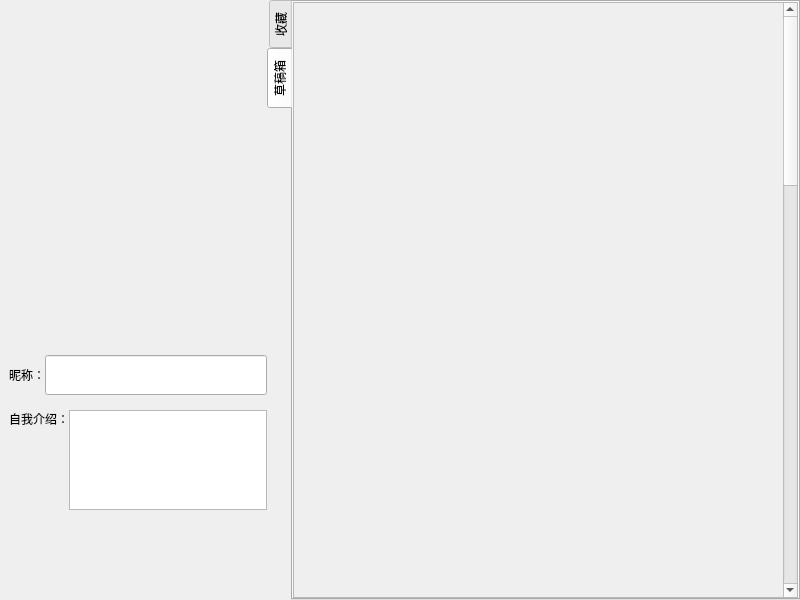
<?xml version="1.0" encoding="UTF-8"?>
<ui version="4.0">
 <class>myStoreWindow</class>
 <widget class="QMainWindow" name="myStoreWindow">
  <property name="geometry">
   <rect>
    <x>0</x>
    <y>0</y>
    <width>800</width>
    <height>600</height>
   </rect>
  </property>
  <property name="windowTitle">
   <string>MainWindow</string>
  </property>
  <widget class="QWidget" name="centralwidget">
   <layout class="QHBoxLayout" name="horizontalLayout" stretch="3,6">
    <property name="spacing">
     <number>0</number>
    </property>
    <property name="leftMargin">
     <number>0</number>
    </property>
    <property name="topMargin">
     <number>0</number>
    </property>
    <property name="rightMargin">
     <number>0</number>
    </property>
    <property name="bottomMargin">
     <number>0</number>
    </property>
    <item>
     <widget class="QWidget" name="widget" native="true">
      <layout class="QGridLayout" name="gridLayout_3" rowstretch="2,3,2,1,1,2" columnstretch="1,4,1">
       <property name="topMargin">
        <number>0</number>
       </property>
       <property name="rightMargin">
        <number>0</number>
       </property>
       <property name="bottomMargin">
        <number>0</number>
       </property>
       <property name="spacing">
        <number>0</number>
       </property>
       <item row="1" column="1">
        <widget class="QWidget" name="avatar_area" native="true"/>
       </item>
       <item row="0" column="1">
        <spacer name="verticalSpacer_2">
         <property name="orientation">
          <enum>Qt::Vertical</enum>
         </property>
         <property name="sizeType">
          <enum>QSizePolicy::Preferred</enum>
         </property>
         <property name="sizeHint" stdset="0">
          <size>
           <width>20</width>
           <height>40</height>
          </size>
         </property>
        </spacer>
       </item>
       <item row="2" column="1">
        <spacer name="verticalSpacer">
         <property name="orientation">
          <enum>Qt::Vertical</enum>
         </property>
         <property name="sizeType">
          <enum>QSizePolicy::Preferred</enum>
         </property>
         <property name="sizeHint" stdset="0">
          <size>
           <width>20</width>
           <height>40</height>
          </size>
         </property>
        </spacer>
       </item>
       <item row="5" column="1">
        <spacer name="verticalSpacer_3">
         <property name="orientation">
          <enum>Qt::Vertical</enum>
         </property>
         <property name="sizeType">
          <enum>QSizePolicy::Preferred</enum>
         </property>
         <property name="sizeHint" stdset="0">
          <size>
           <width>20</width>
           <height>40</height>
          </size>
         </property>
        </spacer>
       </item>
       <item row="1" column="2">
        <spacer name="horizontalSpacer">
         <property name="orientation">
          <enum>Qt::Horizontal</enum>
         </property>
         <property name="sizeHint" stdset="0">
          <size>
           <width>50</width>
           <height>20</height>
          </size>
         </property>
        </spacer>
       </item>
       <item row="1" column="0">
        <spacer name="horizontalSpacer_2">
         <property name="orientation">
          <enum>Qt::Horizontal</enum>
         </property>
         <property name="sizeHint" stdset="0">
          <size>
           <width>50</width>
           <height>20</height>
          </size>
         </property>
        </spacer>
       </item>
       <item row="3" column="0" colspan="3">
        <widget class="QWidget" name="name" native="true">
         <property name="minimumSize">
          <size>
           <width>200</width>
           <height>50</height>
          </size>
         </property>
         <property name="maximumSize">
          <size>
           <width>700</width>
           <height>100</height>
          </size>
         </property>
         <layout class="QHBoxLayout" name="horizontalLayout_2" stretch="0,0">
          <property name="spacing">
           <number>0</number>
          </property>
          <property name="leftMargin">
           <number>0</number>
          </property>
          <property name="topMargin">
           <number>0</number>
          </property>
          <property name="rightMargin">
           <number>0</number>
          </property>
          <property name="bottomMargin">
           <number>0</number>
          </property>
          <item>
           <widget class="QLabel" name="label">
            <property name="text">
             <string>昵称：</string>
            </property>
           </widget>
          </item>
          <item>
           <widget class="QLineEdit" name="name_edit">
            <property name="minimumSize">
             <size>
              <width>0</width>
              <height>40</height>
             </size>
            </property>
           </widget>
          </item>
         </layout>
        </widget>
       </item>
       <item row="4" column="0" colspan="3">
        <widget class="QWidget" name="introduction" native="true">
         <property name="minimumSize">
          <size>
           <width>0</width>
           <height>100</height>
          </size>
         </property>
         <property name="maximumSize">
          <size>
           <width>700</width>
           <height>80</height>
          </size>
         </property>
         <layout class="QHBoxLayout" name="horizontalLayout_3">
          <property name="spacing">
           <number>0</number>
          </property>
          <property name="leftMargin">
           <number>0</number>
          </property>
          <property name="topMargin">
           <number>0</number>
          </property>
          <property name="rightMargin">
           <number>0</number>
          </property>
          <property name="bottomMargin">
           <number>0</number>
          </property>
          <item alignment="Qt::AlignTop">
           <widget class="QLabel" name="label_2">
            <property name="text">
             <string>自我介绍：</string>
            </property>
           </widget>
          </item>
          <item>
           <widget class="QPlainTextEdit" name="intro_edit">
            <property name="minimumSize">
             <size>
              <width>0</width>
              <height>100</height>
             </size>
            </property>
           </widget>
          </item>
         </layout>
        </widget>
       </item>
      </layout>
     </widget>
    </item>
    <item>
     <widget class="QTabWidget" name="tabWidget">
      <property name="tabPosition">
       <enum>QTabWidget::West</enum>
      </property>
      <property name="currentIndex">
       <number>1</number>
      </property>
      <property name="movable">
       <bool>false</bool>
      </property>
      <widget class="QWidget" name="collections">
       <attribute name="title">
        <string>收藏</string>
       </attribute>
       <layout class="QGridLayout" name="gridLayout">
        <property name="leftMargin">
         <number>0</number>
        </property>
        <property name="topMargin">
         <number>0</number>
        </property>
        <property name="rightMargin">
         <number>0</number>
        </property>
        <property name="bottomMargin">
         <number>0</number>
        </property>
        <property name="horizontalSpacing">
         <number>0</number>
        </property>
        <item row="0" column="0">
         <widget class="QScrollArea" name="scrollArea">
          <property name="widgetResizable">
           <bool>true</bool>
          </property>
          <widget class="QWidget" name="collection_list">
           <property name="geometry">
            <rect>
             <x>0</x>
             <y>0</y>
             <width>490</width>
             <height>2000</height>
            </rect>
           </property>
           <property name="sizePolicy">
            <sizepolicy hsizetype="Preferred" vsizetype="Fixed">
             <horstretch>0</horstretch>
             <verstretch>0</verstretch>
            </sizepolicy>
           </property>
           <property name="minimumSize">
            <size>
             <width>0</width>
             <height>2000</height>
            </size>
           </property>
          </widget>
         </widget>
        </item>
       </layout>
      </widget>
      <widget class="QWidget" name="draft_box">
       <attribute name="title">
        <string>草稿箱</string>
       </attribute>
       <layout class="QGridLayout" name="gridLayout_2">
        <property name="leftMargin">
         <number>0</number>
        </property>
        <property name="topMargin">
         <number>0</number>
        </property>
        <property name="rightMargin">
         <number>0</number>
        </property>
        <property name="bottomMargin">
         <number>0</number>
        </property>
        <property name="spacing">
         <number>0</number>
        </property>
        <item row="0" column="0">
         <widget class="QScrollArea" name="scrollArea_2">
          <property name="widgetResizable">
           <bool>true</bool>
          </property>
          <widget class="QWidget" name="draft_list">
           <property name="geometry">
            <rect>
             <x>0</x>
             <y>0</y>
             <width>490</width>
             <height>2000</height>
            </rect>
           </property>
           <property name="sizePolicy">
            <sizepolicy hsizetype="Preferred" vsizetype="Fixed">
             <horstretch>0</horstretch>
             <verstretch>0</verstretch>
            </sizepolicy>
           </property>
           <property name="minimumSize">
            <size>
             <width>0</width>
             <height>2000</height>
            </size>
           </property>
          </widget>
         </widget>
        </item>
       </layout>
      </widget>
     </widget>
    </item>
   </layout>
  </widget>
 </widget>
 <resources/>
 <connections/>
</ui>
